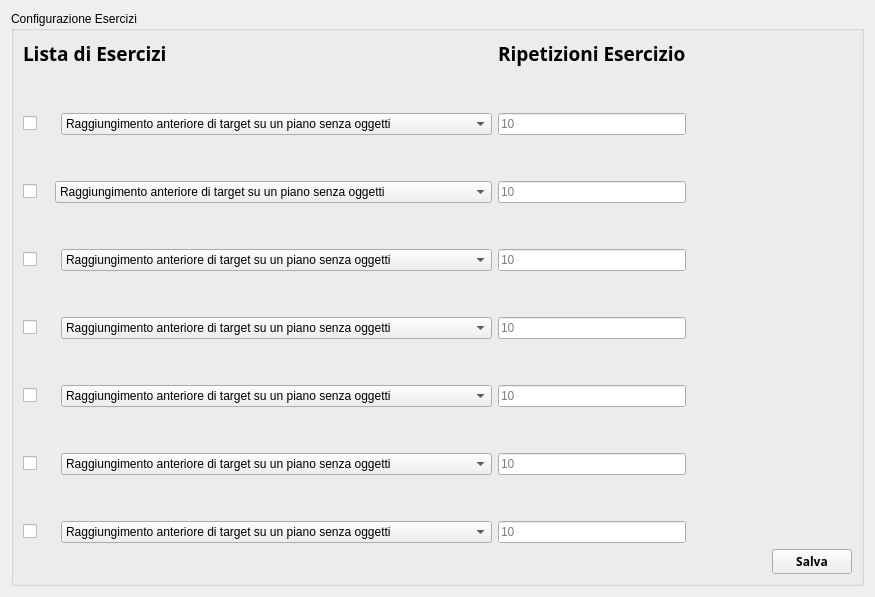
         <widget class="QWidget" name="tab_ex">
          <attribute name="title">
           <string>Esercizi</string>
          </attribute>
          <layout class="QGridLayout" name="gridLayout_16">
           <item row="0" column="0">
            <widget class="QGroupBox" name="groupBox_3">
             <property name="title">
              <string>Configurazione Esercizi</string>
             </property>
             <layout class="QGridLayout" name="gridLayout_8">
              <item row="13" column="0">
               <spacer name="verticalSpacer_6">
                <property name="orientation">
                 <enum>Qt::Vertical</enum>
                </property>
                <property name="sizeHint" stdset="0">
                 <size>
                  <width>20</width>
                  <height>40</height>
                 </size>
                </property>
               </spacer>
              </item>
              <item row="12" column="3">
               <widget class="QComboBox" name="comboBox_ex5">
                <item>
                 <property name="text">
                  <string>Raggiungimento anteriore di target su un piano senza oggetti</string>
                 </property>
                </item>
                <item>
                 <property name="text">
                  <string>Raggiungimento anteriore di target su un piano con oggetti</string>
                 </property>
                </item>
                <item>
                 <property name="text">
                  <string>Raggiungimento anteriore di target su un piano nello spazio senza oggetti</string>
                 </property>
                </item>
                <item>
                 <property name="text">
                  <string>Raggiungimento anteriore di target su un piano nello spazio con oggetti</string>
                 </property>
                </item>
                <item>
                 <property name="text">
                  <string>Elevazione laterale su un piano frontale</string>
                 </property>
                </item>
                <item>
                 <property name="text">
                  <string>Mano alla bocca senza oggetto</string>
                 </property>
                </item>
                <item>
                 <property name="text">
                  <string>Mano alla bocca con oggetto</string>
                 </property>
                </item>
               </widget>
              </item>
              <item row="8" column="0" colspan="2">
               <widget class="QCheckBox" name="checkBox_ex3">
                <property name="text">
                 <string/>
                </property>
               </widget>
              </item>
              <item row="11" column="0">
               <spacer name="verticalSpacer_5">
                <property name="orientation">
                 <enum>Qt::Vertical</enum>
                </property>
                <property name="sizeHint" stdset="0">
                 <size>
                  <width>20</width>
                  <height>40</height>
                 </size>
                </property>
               </spacer>
              </item>
              <item row="16" column="5">
               <spacer name="horizontalSpacer_5">
                <property name="orientation">
                 <enum>Qt::Horizontal</enum>
                </property>
                <property name="sizeHint" stdset="0">
                 <size>
                  <width>40</width>
                  <height>20</height>
                 </size>
                </property>
               </spacer>
              </item>
              <item row="0" column="4">
               <widget class="QLabel" name="label_23">
                <property name="font">
                 <font>
                  <family>Ubuntu Condensed</family>
                  <pointsize>14</pointsize>
                  <weight>75</weight>
                  <bold>true</bold>
                 </font>
                </property>
                <property name="text">
                 <string>Ripetizioni Esercizio</string>
                </property>
               </widget>
              </item>
              <item row="10" column="4">
               <widget class="QLineEdit" name="lineEdit_ex4">
                <property name="placeholderText">
                 <string>10</string>
                </property>
               </widget>
              </item>
              <item row="9" column="0">
               <spacer name="verticalSpacer_4">
                <property name="orientation">
                 <enum>Qt::Vertical</enum>
                </property>
                <property name="sizeHint" stdset="0">
                 <size>
                  <width>20</width>
                  <height>40</height>
                 </size>
                </property>
               </spacer>
              </item>
              <item row="8" column="3">
               <widget class="QComboBox" name="comboBox_ex3">
                <item>
                 <property name="text">
                  <string>Raggiungimento anteriore di target su un piano senza oggetti</string>
                 </property>
                </item>
                <item>
                 <property name="text">
                  <string>Raggiungimento anteriore di target su un piano con oggetti</string>
                 </property>
                </item>
                <item>
                 <property name="text">
                  <string>Raggiungimento anteriore di target su un piano nello spazio senza oggetti</string>
                 </property>
                </item>
                <item>
                 <property name="text">
                  <string>Raggiungimento anteriore di target su un piano nello spazio con oggetti</string>
                 </property>
                </item>
                <item>
                 <property name="text">
                  <string>Elevazione laterale su un piano frontale</string>
                 </property>
                </item>
                <item>
                 <property name="text">
                  <string>Mano alla bocca senza oggetto</string>
                 </property>
                </item>
                <item>
                 <property name="text">
                  <string>Mano alla bocca con oggetto</string>
                 </property>
                </item>
               </widget>
              </item>
              <item row="14" column="3">
               <widget class="QComboBox" name="comboBox_ex6">
                <item>
                 <property name="text">
                  <string>Raggiungimento anteriore di target su un piano senza oggetti</string>
                 </property>
                </item>
                <item>
                 <property name="text">
                  <string>Raggiungimento anteriore di target su un piano con oggetti</string>
                 </property>
                </item>
                <item>
                 <property name="text">
                  <string>Raggiungimento anteriore di target su un piano nello spazio senza oggetti</string>
                 </property>
                </item>
                <item>
                 <property name="text">
                  <string>Raggiungimento anteriore di target su un piano nello spazio con oggetti</string>
                 </property>
                </item>
                <item>
                 <property name="text">
                  <string>Elevazione laterale su un piano frontale</string>
                 </property>
                </item>
                <item>
                 <property name="text">
                  <string>Mano alla bocca senza oggetto</string>
                 </property>
                </item>
                <item>
                 <property name="text">
                  <string>Mano alla bocca con oggetto</string>
                 </property>
                </item>
               </widget>
              </item>
              <item row="2" column="0">
               <widget class="QCheckBox" name="checkBox_ex1">
                <property name="text">
                 <string/>
                </property>
               </widget>
              </item>
              <item row="4" column="0">
               <spacer name="verticalSpacer_2">
                <property name="orientation">
                 <enum>Qt::Vertical</enum>
                </property>
                <property name="sizeHint" stdset="0">
                 <size>
                  <width>20</width>
                  <height>40</height>
                 </size>
                </property>
               </spacer>
              </item>
              <item row="16" column="4">
               <widget class="QLineEdit" name="lineEdit_ex7">
                <property name="placeholderText">
                 <string>10</string>
                </property>
               </widget>
              </item>
              <item row="5" column="4">
               <widget class="QLineEdit" name="lineEdit_ex2">
                <property name="placeholderText">
                 <string>10</string>
                </property>
               </widget>
              </item>
              <item row="14" column="0" colspan="2">
               <widget class="QCheckBox" name="checkBox_ex6">
                <property name="text">
                 <string/>
                </property>
               </widget>
              </item>
              <item row="18" column="7">
               <widget class="QPushButton" name="pushButton_salvaex">
                <property name="font">
                 <font>
                  <family>Sans</family>
                  <weight>75</weight>
                  <bold>true</bold>
                 </font>
                </property>
                <property name="text">
                 <string>Salva</string>
                </property>
                <property name="icon">
                 <iconset>
                  <normaloff>../resources/images/img/icone/Save.png</normaloff>../resources/images/img/icone/Save.png</iconset>
                </property>
               </widget>
              </item>
              <item row="16" column="3">
               <widget class="QComboBox" name="comboBox_ex7">
                <item>
                 <property name="text">
                  <string>Raggiungimento anteriore di target su un piano senza oggetti</string>
                 </property>
                </item>
                <item>
                 <property name="text">
                  <string>Raggiungimento anteriore di target su un piano con oggetti</string>
                 </property>
                </item>
                <item>
                 <property name="text">
                  <string>Raggiungimento anteriore di target su un piano nello spazio senza oggetti</string>
                 </property>
                </item>
                <item>
                 <property name="text">
                  <string>Raggiungimento anteriore di target su un piano nello spazio con oggetti</string>
                 </property>
                </item>
                <item>
                 <property name="text">
                  <string>Elevazione laterale su un piano frontale</string>
                 </property>
                </item>
                <item>
                 <property name="text">
                  <string>Mano alla bocca senza oggetto</string>
                 </property>
                </item>
                <item>
                 <property name="text">
                  <string>Mano alla bocca con oggetto</string>
                 </property>
                </item>
               </widget>
              </item>
              <item row="16" column="0">
               <widget class="QCheckBox" name="checkBox_7">
                <property name="text">
                 <string/>
                </property>
               </widget>
              </item>
              <item row="2" column="3">
               <widget class="QComboBox" name="comboBox_ex1">
                <item>
                 <property name="text">
                  <string>Raggiungimento anteriore di target su un piano senza oggetti</string>
                 </property>
                </item>
                <item>
                 <property name="text">
                  <string>Raggiungimento anteriore di target su un piano con oggetti</string>
                 </property>
                </item>
                <item>
                 <property name="text">
                  <string>Raggiungimento anteriore di target su un piano nello spazio senza oggetti</string>
                 </property>
                </item>
                <item>
                 <property name="text">
                  <string>Raggiungimento anteriore di target su un piano nello spazio con oggetti</string>
                 </property>
                </item>
                <item>
                 <property name="text">
                  <string>Elevazione laterale su un piano frontale</string>
                 </property>
                </item>
                <item>
                 <property name="text">
                  <string>Mano alla bocca senza oggetto</string>
                 </property>
                </item>
                <item>
                 <property name="text">
                  <string>Mano alla bocca con oggetto</string>
                 </property>
                </item>
               </widget>
              </item>
              <item row="15" column="0">
               <spacer name="verticalSpacer_7">
                <property name="orientation">
                 <enum>Qt::Vertical</enum>
                </property>
                <property name="sizeHint" stdset="0">
                 <size>
                  <width>20</width>
                  <height>40</height>
                 </size>
                </property>
               </spacer>
              </item>
              <item row="16" column="7">
               <spacer name="horizontalSpacer_2">
                <property name="orientation">
                 <enum>Qt::Horizontal</enum>
                </property>
                <property name="sizeHint" stdset="0">
                 <size>
                  <width>40</width>
                  <height>20</height>
                 </size>
                </property>
               </spacer>
              </item>
              <item row="5" column="2" colspan="2">
               <widget class="QComboBox" name="comboBox_ex2">
                <item>
                 <property name="text">
                  <string>Raggiungimento anteriore di target su un piano senza oggetti</string>
                 </property>
                </item>
                <item>
                 <property name="text">
                  <string>Raggiungimento anteriore di target su un piano con oggetti</string>
                 </property>
                </item>
                <item>
                 <property name="text">
                  <string>Raggiungimento anteriore di target su un piano nello spazio senza oggetti</string>
                 </property>
                </item>
                <item>
                 <property name="text">
                  <string>Raggiungimento anteriore di target su un piano nello spazio con oggetti</string>
                 </property>
                </item>
                <item>
                 <property name="text">
                  <string>Elevazione laterale su un piano frontale</string>
                 </property>
                </item>
                <item>
                 <property name="text">
                  <string>Mano alla bocca senza oggetto</string>
                 </property>
                </item>
                <item>
                 <property name="text">
                  <string>Mano alla bocca con oggetto</string>
                 </property>
                </item>
               </widget>
              </item>
              <item row="5" column="0">
               <widget class="QCheckBox" name="checkBox_ex2">
                <property name="text">
                 <string/>
                </property>
               </widget>
              </item>
              <item row="10" column="3">
               <widget class="QComboBox" name="comboBox_ex4">
                <item>
                 <property name="text">
                  <string>Raggiungimento anteriore di target su un piano senza oggetti</string>
                 </property>
                </item>
                <item>
                 <property name="text">
                  <string>Raggiungimento anteriore di target su un piano con oggetti</string>
                 </property>
                </item>
                <item>
                 <property name="text">
                  <string>Raggiungimento anteriore di target su un piano nello spazio senza oggetti</string>
                 </property>
                </item>
                <item>
                 <property name="text">
                  <string>Raggiungimento anteriore di target su un piano nello spazio con oggetti</string>
                 </property>
                </item>
                <item>
                 <property name="text">
                  <string>Elevazione laterale su un piano frontale</string>
                 </property>
                </item>
                <item>
                 <property name="text">
                  <string>Mano alla bocca senza oggetto</string>
                 </property>
                </item>
                <item>
                 <property name="text">
                  <string>Mano alla bocca con oggetto</string>
                 </property>
                </item>
               </widget>
              </item>
              <item row="0" column="0" colspan="4">
               <widget class="QLabel" name="label_24">
                <property name="font">
                 <font>
                  <family>Ubuntu Condensed</family>
                  <pointsize>14</pointsize>
                  <weight>75</weight>
                  <bold>true</bold>
                 </font>
                </property>
                <property name="text">
                 <string>Lista di Esercizi </string>
                </property>
               </widget>
              </item>
              <item row="10" column="0" colspan="2">
               <widget class="QCheckBox" name="checkBox_ex4">
                <property name="text">
                 <string/>
                </property>
               </widget>
              </item>
              <item row="7" column="0">
               <spacer name="verticalSpacer_3">
                <property name="orientation">
                 <enum>Qt::Vertical</enum>
                </property>
                <property name="sizeHint" stdset="0">
                 <size>
                  <width>20</width>
                  <height>40</height>
                 </size>
                </property>
               </spacer>
              </item>
              <item row="12" column="4">
               <widget class="QLineEdit" name="lineEdit_ex5">
                <property name="placeholderText">
                 <string>10</string>
                </property>
               </widget>
              </item>
              <item row="12" column="0">
               <widget class="QCheckBox" name="checkBox_ex5">
                <property name="text">
                 <string/>
                </property>
               </widget>
              </item>
              <item row="16" column="6">
               <spacer name="horizontalSpacer_4">
                <property name="orientation">
                 <enum>Qt::Horizontal</enum>
                </property>
                <property name="sizeHint" stdset="0">
                 <size>
                  <width>40</width>
                  <height>20</height>
                 </size>
                </property>
               </spacer>
              </item>
              <item row="2" column="4">
               <widget class="QLineEdit" name="lineEdit_ex1">
                <property name="placeholderText">
                 <string>10</string>
                </property>
               </widget>
              </item>
              <item row="14" column="4">
               <widget class="QLineEdit" name="lineEdit_ex6">
                <property name="placeholderText">
                 <string>10</string>
                </property>
               </widget>
              </item>
              <item row="8" column="4">
               <widget class="QLineEdit" name="lineEdit_ex3">
                <property name="placeholderText">
                 <string>10</string>
                </property>
               </widget>
              </item>
              <item row="1" column="0">
               <spacer name="verticalSpacer">
                <property name="orientation">
                 <enum>Qt::Vertical</enum>
                </property>
                <property name="sizeHint" stdset="0">
                 <size>
                  <width>20</width>
                  <height>40</height>
                 </size>
                </property>
               </spacer>
              </item>
             </layout>
            </widget>
           </item>
          </layout>
         </widget>
